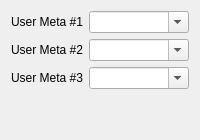
      <widget class="QWidget" name="user_metadata">
       <attribute name="title">
        <string>User Metadata</string>
       </attribute>
       <layout class="QVBoxLayout" name="verticalLayout_19">
        <item>
         <layout class="QFormLayout" name="formLayout_2">
          <item row="0" column="0">
           <widget class="QLabel" name="label_81">
            <property name="text">
             <string>User Meta #1</string>
            </property>
           </widget>
          </item>
          <item row="0" column="1">
           <widget class="QComboBox" name="upload_usermeta1">
            <property name="enabled">
             <bool>true</bool>
            </property>
            <property name="editable">
             <bool>true</bool>
            </property>
           </widget>
          </item>
          <item row="1" column="0">
           <widget class="QLabel" name="label_82">
            <property name="text">
             <string>User Meta #2</string>
            </property>
           </widget>
          </item>
          <item row="1" column="1">
           <widget class="QComboBox" name="upload_usermeta2">
            <property name="enabled">
             <bool>true</bool>
            </property>
            <property name="editable">
             <bool>true</bool>
            </property>
           </widget>
          </item>
          <item row="2" column="0">
           <widget class="QLabel" name="label_83">
            <property name="text">
             <string>User Meta #3</string>
            </property>
           </widget>
          </item>
          <item row="2" column="1">
           <widget class="QComboBox" name="upload_usermeta3">
            <property name="enabled">
             <bool>true</bool>
            </property>
            <property name="editable">
             <bool>true</bool>
            </property>
           </widget>
          </item>
         </layout>
        </item>
        <item>
         <spacer name="verticalSpacer_39">
          <property name="orientation">
           <enum>Qt::Vertical</enum>
          </property>
          <property name="sizeHint" stdset="0">
           <size>
            <width>20</width>
            <height>40</height>
           </size>
          </property>
         </spacer>
        </item>
       </layout>
      </widget>
